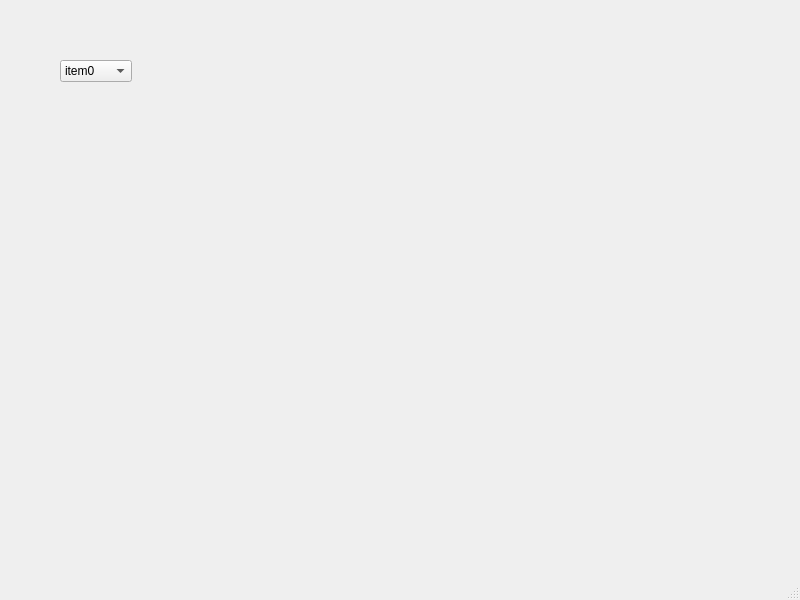
<?xml version="1.0" encoding="UTF-8"?>
<ui version="4.0">
 <class>MainWindow</class>
 <widget class="QMainWindow" name="MainWindow">
  <property name="geometry">
   <rect>
    <x>0</x>
    <y>0</y>
    <width>800</width>
    <height>600</height>
   </rect>
  </property>
  <property name="windowTitle">
   <string>MainWindow</string>
  </property>
  <widget class="QWidget" name="centralwidget">
   <widget class="QComboBox" name="comboBox">
    <property name="geometry">
     <rect>
      <x>60</x>
      <y>60</y>
      <width>72</width>
      <height>22</height>
     </rect>
    </property>
    <item>
     <property name="text">
      <string>item0</string>
     </property>
    </item>
    <item>
     <property name="text">
      <string>item1</string>
     </property>
    </item>
    <item>
     <property name="text">
      <string>item2</string>
     </property>
    </item>
   </widget>
   <widget class="QWidget" name="verticalLayoutWidget">
    <property name="geometry">
     <rect>
      <x>180</x>
      <y>40</y>
      <width>171</width>
      <height>191</height>
     </rect>
    </property>
    <layout class="QVBoxLayout" name="verticalLayout"/>
   </widget>
  </widget>
  <widget class="QMenuBar" name="menubar">
   <property name="geometry">
    <rect>
     <x>0</x>
     <y>0</y>
     <width>800</width>
     <height>20</height>
    </rect>
   </property>
  </widget>
  <widget class="QStatusBar" name="statusbar"/>
 </widget>
 <resources/>
 <connections/>
</ui>
